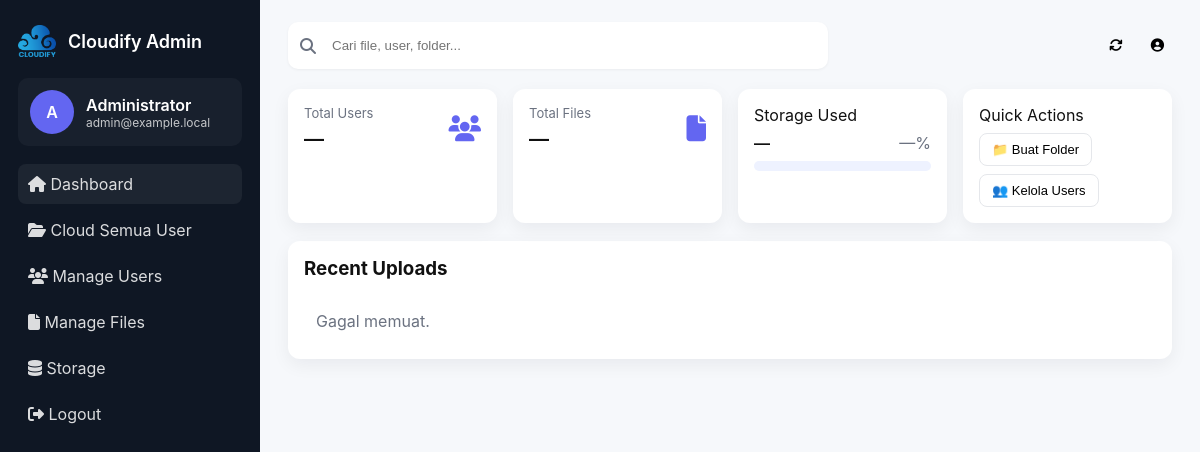
/admin/index.php (signed in), run on the app's committed database.
### tables this page shows
CREATE TABLE IF NOT EXISTS `users` (
  `id` INT UNSIGNED NOT NULL AUTO_INCREMENT,
  `username` VARCHAR(100) NOT NULL UNIQUE,
  `password` VARCHAR(255) NOT NULL,
  `display_name` VARCHAR(255) DEFAULT NULL,
  `email` VARCHAR(255) DEFAULT NULL,
  `role` VARCHAR(50) DEFAULT 'user',
  `created_at` DATETIME DEFAULT CURRENT_TIMESTAMP,
  PRIMARY KEY (`id`)
);

### admin/index.php (the view, shortened to what this page needs)
<?php
$conn = null;
try {
    if (class_exists('koneksi')) {
        $db = new koneksi();
        $conn = $db->getConnection();
    }
} catch (Throwable $e) {
    error_log("DB connect error: " . $e->getMessage());
    $conn = null;
    die("Koneksi database gagal.");
}
if ($conn) {
    try {
        $q = $conn->query("SELECT id, display_name, email FROM users ORDER BY display_name ASC");
    } catch (Throwable $e) {}
}
$userData = [
    'nama_lengkap' => $_SESSION['nama'] ?? 'Admin',
    'email'        => $_SESSION['email'] ?? '',
    'foto_url'     => $_SESSION['foto_url'] ?? ''
];
$nameParts = explode(' ', trim($userData['nama_lengkap']));
$initial   = strtoupper(substr($nameParts[0] ?? 'A', 0, 1));
?>
<!doctype html>
<html lang="id">
<head>
<link rel="stylesheet" href="https://cdnjs.cloudflare.com/ajax/libs/font-awesome/6.6.0/css/all.min.css">
</head>
<body>
<div class="app">
  <aside class="sidebar">
    <div class="logo">
      <img src="../img/Logo Cloudify.png" alt="logo">
      <h1>Cloudify Admin</h1>
    </div>
    <div class="profile-mini">
      <div class="pic"><?= htmlspecialchars($initial) ?></div>
      <div>
        <div style="font-weight:600"><?= htmlspecialchars($userData['nama_lengkap']) ?></div>
        <div style="font-size:12px;color:rgba(255,255,255,0.75)"><?= htmlspecialchars($userData['email']) ?></div>
      </div>
    </div>
    <nav class="nav">
      <a href="index.php" class="active"><i class="fa fa-house"></i> Dashboard</a>
      <a href="?manage=cloud"><i class="fa fa-folder-open"></i> Cloud Semua User</a>
      <a href="?manage=users"><i class="fa fa-users"></i> Manage Users</a>
      <a href="?manage=files"><i class="fa fa-file"></i> Manage Files</a>
      <a href="?manage=storage"><i class="fa fa-database"></i> Storage</a>
      <a href="logout.php"><i class="fa fa-sign-out-alt"></i> Logout</a>
    </nav>
  </aside>
  <main class="main">
    <div class="topbar">
      <div class="search">
        <i class="fa fa-search" style="color:var(--muted)"></i>
        <input id="quick-search" placeholder="Cari file, user, folder...">
      </div>
      <div class="actions">
        <button id="refresh-stats" title="Refresh stats"><i class="fa fa-sync"></i></button>
        <button id="open-profile" title="Profile"><i class="fa fa-user-circle"></i></button>
      </div>
    </div>
    <div class="grid">
      <div class="card">
        <div class="stat">
          <div>
            <div class="meta">Total Users</div>
            <div id="stat-users" class="value">—</div>
          </div>
          <div style="font-size:26px;color:var(--accent)"><i class="fa fa-users"></i></div>
        </div>
      </div>
      <div class="card">
        <div class="stat">
          <div>
            <div class="meta">Total Files</div>
            <div id="stat-files" class="value">—</div>
          </div>
          <div style="font-size:26px;color:var(--accent)"><i class="fa fa-file"></i></div>
        </div>
      </div>
      <div class="card">
        <div class="meta">Storage Used</div>
        <div style="margin-top:8px">
          <div style="display:flex;justify-content:space-between;align-items:center">
            <div id="stat-storage-human" style="font-weight:600">—</div>
            <div id="stat-storage-pct" style="color:var(--muted)">—%</div>
          </div>
          <div class="progress" style="margin-top:8px"><i id="stat-storage-bar"></i></div>
        </div>
      </div>
      <div class="card">
        <div class="meta">Quick Actions</div>
        <div style="margin-top:8px;display:flex;gap:8px;flex-wrap:wrap">
          <button class="btn-action" data-action="folder">📁 Buat Folder</button>
          <button class="btn-action" data-action="users">👥 Kelola Users</button>
        </div>
      </div>
    </div>
    <div class="card panel">
      <h3 style="margin-top:0">Recent Uploads</h3>
      <div id="recent-placeholder" style="padding:12px;color:var(--muted)">Memuat...</div>
    </div>
  </main>
</div>
</body>
</html>

### admin/index.php (style rules this page uses)
:root { --bg:#f6f8fb; --card:#fff; --muted:#6b7280; --accent:#6366f1; }
* { box-sizing:border-box }
body { margin:0;font-family:Inter, "Segoe UI", Roboto, sans-serif;background:var(--bg);color:#111 }
.app { display:flex;min-height:100vh }
.sidebar { width:260px;background:#0f1724;color:#fff;padding:22px 18px;flex-shrink:0; }
.logo { display:flex;align-items:center;gap:12px;margin-bottom:18px }
.logo img { width:38px;height:38px;object-fit:contain }
.logo h1 { font-size:18px;margin:0;font-weight:600 }
.nav { margin-top:18px }
.nav a { display:block;color:rgba(255,255,255,.85);text-decoration:none;padding:10px;border-radius:8px;margin-bottom:6px }
.nav a.active,.nav a:hover { background:rgba(255,255,255,.06) }
.profile-mini { display:flex;align-items:center;gap:12px;margin-top:14px;padding:12px;background:rgba(255,255,255,.04);border-radius:10px }
.profile-mini .pic { width:44px;height:44px;border-radius:50%;display:flex;align-items:center;justify-content:center;background:var(--accent);color:#fff;font-weight:600 }
.main { flex:1;padding:22px 28px }
.topbar { display:flex;justify-content:space-between;align-items:center;margin-bottom:20px }
.topbar .search { flex:1;max-width:540px;background:var(--card);padding:8px 12px;border-radius:10px;display:flex;gap:8px;align-items:center;box-shadow:0 1px 3px rgba(0,0,0,0.05) }
.topbar .search input { border:0;outline:0;width:100%;padding:8px;background:transparent }
.topbar .actions { display:flex;gap:12px;align-items:center }
.topbar .actions button { background:transparent;border:0;cursor:pointer;padding:8px;border-radius:8px }
.grid { display:grid;grid-template-columns:repeat(4,1fr);gap:16px;margin-bottom:18px }
.card { background:var(--card);padding:16px;border-radius:12px;box-shadow:0 6px 18px rgba(15,23,36,0.06) }
.stat { display:flex;justify-content:space-between;align-items:center }
.stat .meta { font-size:13px;color:var(--muted) }
.stat .value { font-size:20px;font-weight:600;margin-top:6px }
.panel { margin-top:8px }
.progress { height:10px;background:#eef2ff;border-radius:8px;overflow:hidden }
.btn-action { padding:8px 12px;border-radius:8px;border:1px solid #e5e7eb;background:#fff;cursor:pointer;font-size:13px }

### data on the page
users: display_name "A", display_name "Administrator", email "admin@example.local"
